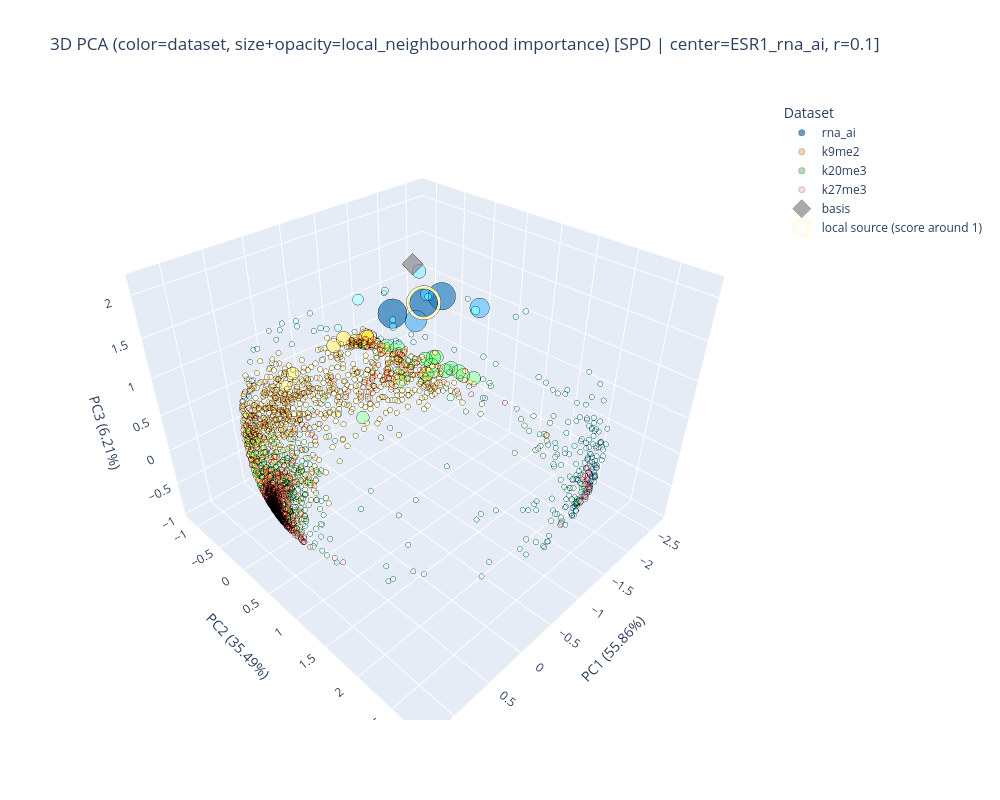

Write notebook code for a chart like this one.
### Code cell
def local_neighbourhood(graph, node, r=0.7):
    if not isinstance(graph, pd.DataFrame):
        raise TypeError("graph must be a pandas DataFrame")

    nodes = graph.index

    if isinstance(node, str):
        if node not in nodes:
            raise ValueError(f"node '{node}' not found in graph")
        node_idx = nodes.get_loc(node)
    else:
        node_idx = int(node)
        if node_idx < 0 or node_idx >= len(nodes):
            raise ValueError(f"node index {node_idx} is out of bounds for graph of size {len(nodes)}")

    A = graph.to_numpy(dtype=float)
    Q = r * A

    b = np.zeros(Q.shape[0])
    b[node_idx] = 1.0

    scores = np.linalg.solve(np.transpose(np.eye(Q.shape[0]) - Q), b)
    return pd.Series(scores, index=nodes, name="local_neighbourhood_importance").sort_values(ascending=False)


# Example: local neighbourhood importance visualization in the same style as PageRank
graph_for_local = "spd"  # choose from: exp, gaussian, spd
local_center_node = "ESR1_rna_ai"  # example node; choose any node present in the graph
r_local = 0.1

local_scores = local_neighbourhood(
    graph=shadow_graphs[graph_for_local],
    node=local_center_node,
    r=r_local,
)

local_scores = local_scores[~local_scores.index.str.endswith("neg", na=False)]

if "pca_model" not in globals() or "node_to_coords" not in globals():
    pca_model, node_to_coords = build_pca_projection_map(datasets, keys)

fig = plot_node_scores_on_pca(
    score_series=local_scores,
    node_to_coords=node_to_coords,
    pca_model=pca_model,
    keys=keys,
    title=(
        f"3D PCA (color=dataset, size+opacity=local_neighbourhood importance) "
        f"[{graph_for_local.upper()} | center={local_center_node}, r={r_local}]"
    ),
    highlight_source_near_one=True,
    source_tolerance=0.03,
    source_outline_color="black",
    source_legend_label="local source (score around 1)",
)

from pathlib import Path
local_center_label = "".join(ch if ch.isalnum() or ch in ('-', '_') else '_' for ch in str(local_center_node))
r_local_label = str(r_local).replace('.', 'p')
output_file_local = Path("Paper_results") / (
    f"pca_local_neighbourhood_{graph_for_local}_{local_center_label}_r{r_local_label}.html"
)
output_file_local.parent.mkdir(parents=True, exist_ok=True)
fig.write_html(output_file_local, include_plotlyjs="cdn")
print(f"Saved interactive plot to: {output_file_local.resolve()}")

local_scores.head(10)

### Figure 1 — Plotly figure (JSON) as saved in the notebook; plotly's stock layout.template omitted (floating-point values rounded to 4 significant figures; data arrays with more than 128 entries replaced by an {"elided": "..."} marker saying what was removed)
{"data": [{"hovertemplate": "%{text}<extra></extra>", "marker": {"color": {"elided": "384 str values"}, "line": {"color": "black", "width": 0.3}, "size": {"elided": "384 float values"}, "symbol": "circle"}, "mode": "markers", "name": "rna_ai", "text": {"elided": "384 str values"}, "type": "scatter3d", "x": {"elided": "384 float values"}, "y": {"elided": "384 float values"}, "z": {"elided": "384 float values"}}, {"hovertemplate": "%{text}<extra></extra>", "marker": {"color": {"elided": "1001 str values"}, "line": {"color": "black", "width": 0.3}, "size": {"elided": "1001 float values"}, "symbol": "circle"}, "mode": "markers", "name": "k9me2", "text": {"elided": "1001 str values"}, "type": "scatter3d", "x": {"elided": "1001 float values"}, "y": {"elided": "1001 float values"}, "z": {"elided": "1001 float values"}}, {"hovertemplate": "%{text}<extra></extra>", "marker": {"color": {"elided": "657 str values"}, "line": {"color": "black", "width": 0.3}, "size": {"elided": "657 float values"}, "symbol": "circle"}, "mode": "markers", "name": "k20me3", "text": {"elided": "657 str values"}, "type": "scatter3d", "x": {"elided": "657 float values"}, "y": {"elided": "657 float values"}, "z": {"elided": "657 float values"}}, {"hovertemplate": "%{text}<extra></extra>", "marker": {"color": {"elided": "650 str values"}, "line": {"color": "black", "width": 0.3}, "size": {"elided": "650 float values"}, "symbol": "circle"}, "mode": "markers", "name": "k27me3", "text": {"elided": "650 str values"}, "type": "scatter3d", "x": {"elided": "650 float values"}, "y": {"elided": "650 float values"}, "z": {"elided": "650 float values"}}, {"hovertemplate": "%{text}<extra></extra>", "marker": {"color": ["rgba(127,127,127,0.950)"], "line": {"color": "black", "width": 0.3}, "size": [14.0], "symbol": "diamond"}, "mode": "markers", "name": "basis", "text": ["e4<br>Dataset: basis<br>Score: 1.49984e-06<br>Radius(px): 7.000<br>Opacity: 0.950"], "type": "scatter3d", "x": [-0.9675], "y": [0.4256], "z": [2.137]}, {"hovertemplate": "%{text}<extra></extra>", "marker": {"color": "rgba(255,215,0,0.10)", "line": {"color": "black", "width": 5}, "size": [39.1], "symbol": "circle-open"}, "mode": "markers", "name": "local source (score around 1)", "text": ["ESR1_rna_ai<br>Source node<br>Score: 1.0009"], "type": "scatter3d", "x": [-1.901], "y": [-0.3591], "z": [1.07]}], "layout": {"height": 800, "legend": {"title": {"text": "Dataset"}}, "scene": {"xaxis": {"title": {"text": "PC1 (55.86%)"}}, "yaxis": {"title": {"text": "PC2 (35.49%)"}}, "zaxis": {"title": {"text": "PC3 (6.21%)"}}}, "title": {"text": "3D PCA (color=dataset, size+opacity=local_neighbourhood importance) [SPD | center=ESR1_rna_ai, r=0.1]"}, "width": 1000}}
